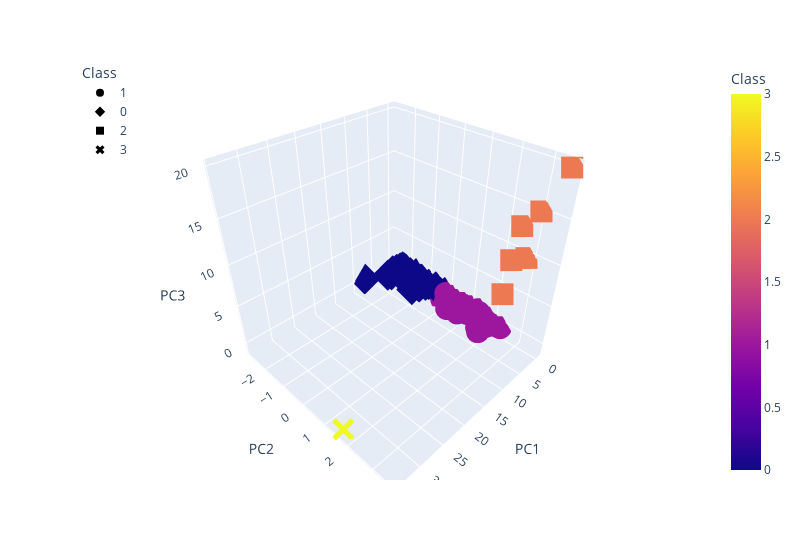

Here is the notebook cell this chart was saved with:
### Markdown cell above
### Deliverable 4: Visualizing Cryptocurrencies Results

#### 3D-Scatter with Clusters

### Code cell
# Creating a 3D-Scatter with the PCA data and the clusters
fig = px.scatter_3d(data_frame=clustered_df, x="PC1", y="PC2", z="PC3", hover_name=clustered_df["CoinName"], hover_data=["Algorithm"], color="Class", symbol="Class",width=800)
fig.update_layout(legend=dict(x=0,y=1))
fig.show()

### Figure 1 — Plotly figure (JSON) as saved in the notebook; plotly's stock layout.template omitted (floating-point values rounded to 4 significant figures; data arrays with more than 128 entries replaced by an {"elided": "..."} marker saying what was removed)
{"data": [{"customdata": {"elided": "286x1 str values"}, "hovertemplate": "<b>%{hovertext}</b><br><br>Class=%{marker.color}<br>PC1=%{x}<br>PC2=%{y}<br>PC3=%{z}<br>Algorithm=%{customdata[0]}<extra></extra>", "hovertext": {"elided": "286 str values"}, "legendgroup": "1", "marker": {"color": {"elided": "286 int values"}, "coloraxis": "coloraxis", "symbol": "circle"}, "mode": "markers", "name": "1", "scene": "scene", "showlegend": true, "type": "scatter3d", "x": {"elided": "286 float values"}, "y": {"elided": "286 float values"}, "z": {"elided": "286 float values"}}, {"customdata": {"elided": "239x1 str values"}, "hovertemplate": "<b>%{hovertext}</b><br><br>Class=%{marker.color}<br>PC1=%{x}<br>PC2=%{y}<br>PC3=%{z}<br>Algorithm=%{customdata[0]}<extra></extra>", "hovertext": {"elided": "239 str values"}, "legendgroup": "0", "marker": {"color": {"elided": "239 int values"}, "coloraxis": "coloraxis", "symbol": "diamond"}, "mode": "markers", "name": "0", "scene": "scene", "showlegend": true, "type": "scatter3d", "x": {"elided": "239 float values"}, "y": {"elided": "239 float values"}, "z": {"elided": "239 float values"}}, {"customdata": [["VeChainThor Authority"], ["Proof-of-BibleHash"], ["SHA-256 + Hive"], ["Proof-of-Authority"], ["ECC 256K1"], ["Leased POS"]], "hovertemplate": "<b>%{hovertext}</b><br><br>Class=%{marker.color}<br>PC1=%{x}<br>PC2=%{y}<br>PC3=%{z}<br>Algorithm=%{customdata[0]}<extra></extra>", "hovertext": ["Vechain", "BiblePay", "LitecoinCash", "Poa Network", "Acute Angle Cloud", "Waves"], "legendgroup": "2", "marker": {"color": [2, 2, 2, 2, 2, 2], "coloraxis": "coloraxis", "symbol": "square"}, "mode": "markers", "name": "2", "scene": "scene", "showlegend": true, "type": "scatter3d", "x": [4.367, -0.2091, -0.4474, -0.3613, -0.3347, -0.3544], "y": [2.699, 2.507, 2.796, 2.315, 3.606, 3.0], "z": [6.572, 12.88, 9.622, 8.64, 19.94, 15.06]}, {"customdata": [["TRC10"]], "hovertemplate": "<b>%{hovertext}</b><br><br>Class=%{marker.color}<br>PC1=%{x}<br>PC2=%{y}<br>PC3=%{z}<br>Algorithm=%{customdata[0]}<extra></extra>", "hovertext": ["BitTorrent"], "legendgroup": "3", "marker": {"color": [3], "coloraxis": "coloraxis", "symbol": "x"}, "mode": "markers", "name": "3", "scene": "scene", "showlegend": true, "type": "scatter3d", "x": [34.06], "y": [1.62], "z": [-0.9519]}], "layout": {"coloraxis": {"colorbar": {"title": {"text": "Class"}}, "colorscale": [[0, "#0d0887"], [0.1111, "#46039f"], [0.2222, "#7201a8"], [0.3333, "#9c179e"], [0.4444, "#bd3786"], [0.5556, "#d8576b"], [0.6667, "#ed7953"], [0.7778, "#fb9f3a"], [0.8889, "#fdca26"], [1, "#f0f921"]]}, "legend": {"title": {"text": "Class"}, "tracegroupgap": 0, "x": 0, "y": 1}, "margin": {"t": 60}, "scene": {"domain": {"x": [0, 1], "y": [0, 1]}, "xaxis": {"title": {"text": "PC1"}}, "yaxis": {"title": {"text": "PC2"}}, "zaxis": {"title": {"text": "PC3"}}}, "width": 800}}
